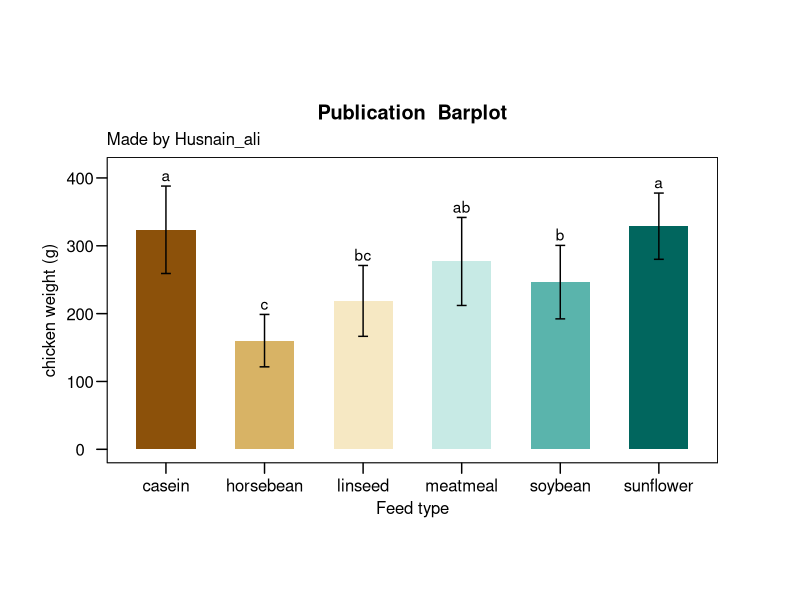
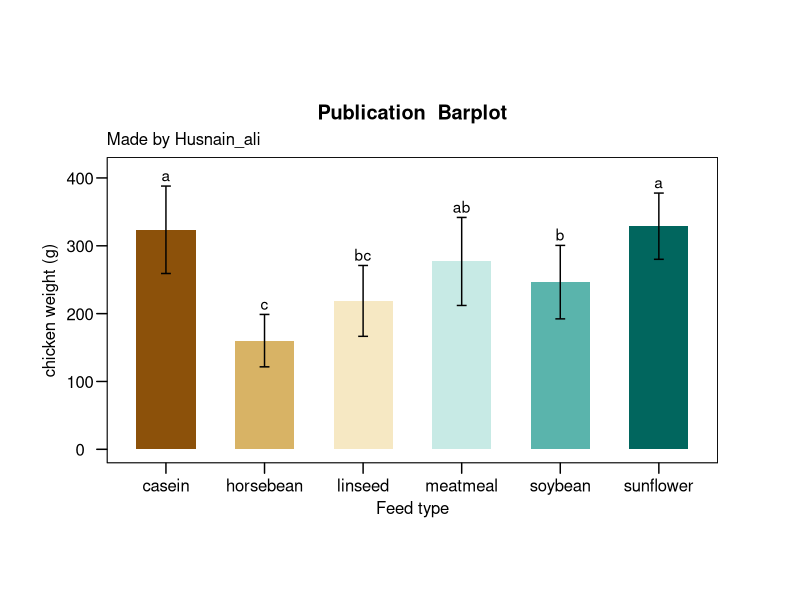

The R script that drew these images, in order:
#Install packages
install.packages("ggplot2")
install.packages("ggthemes")
install.packages("multcompView")
install.packages("dplyr")

#import packages

library(ggplot2)
library(ggthemes)
library(multcompView)
library(dplyr)

#Importing dataset.
data("chickwts")

#To check the characteristics
tibble(chickwts) 

##calculating means of teatment group as the SD
mean_data <- group_by(chickwts, feed) %>% 
  summarise(weight_mean=mean(weight), sd = sd(weight)) %>% 
  # to arange in descending order
  arrange(desc(weight_mean)) 
tibble(mean_data)

#Performing analysis of varience "ANOVA"
library(stats)
#aov() is builtin function for ANOVA
anova <- aov(weight ~ feed, data = chickwts) 

#Multiple mean comparisons
tukey <- TukeyHSD(anova)
tukey 

# Multiple comparison letters using *multcomp* package
group_letters <- multcompLetters4(anova, tukey)
group_letters

#extracting group letters
group_letters <- as.data.frame.list(group_letters$feed)
group_letters 

#adding to the mean_data
mean_data$group_letters <- group_letters$Letters
tibble(mean_data)

#Ploting the *publication ready barplot* in ggplot2
p <- ggplot(mean_data, aes(x = feed, y = weight_mean))+
  geom_bar(stat = "identity", aes(fill = feed), show.legend = FALSE, width = 0.6) +# barplot
  geom_errorbar( 
    aes(ymin = weight_mean-sd, ymax = weight_mean+sd),
    width = 0.1
  )+
  geom_text(aes(label = group_letters, y = weight_mean + sd), vjust = -0.4) + #add letters
  scale_fill_brewer(palette = "BrBG", direction = 1) +
  
  # Adding labels
   labs( 
    x = "Feed type",
    y = "chicken weight (g)",
    title = "Publication  Barplot",
    subtitle = "Made by Husnain_ali",
    fill = "Feed type"
  ) + 
  ylim(0, 410) + 
  ggthemes::theme_par()
p

## Saving upto 4k barplots in r
tiff ("Barplot.tiff", units = "in", width = 10, height = 6, res = 300, compression = "lzw")
p
dev.off()
